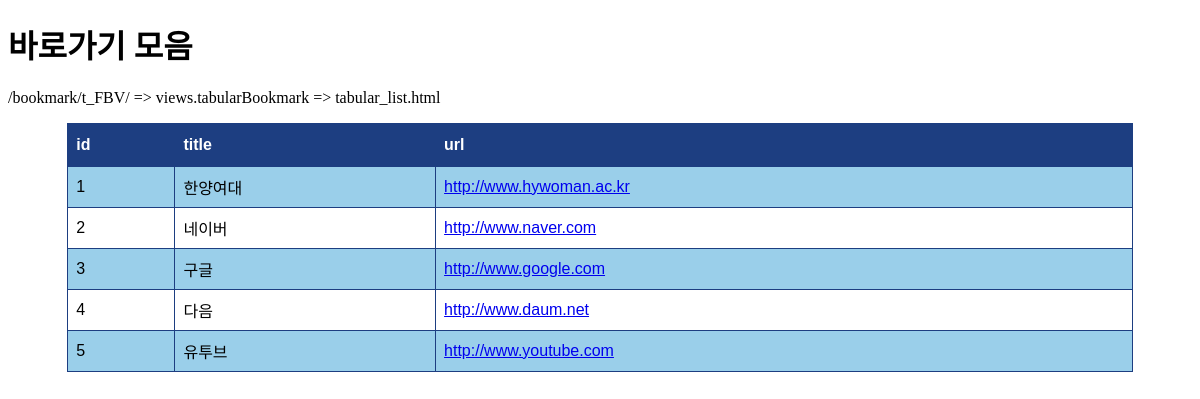
Page /bookmark/t_FBV/ on the committed database.
### bookmark/models.py (models this page shows, shortened)
class Bookmark(models.Model):
    title = models.CharField(max_length=100, blank=True, null=True)
    url = models.URLField('url', unique=True)

### bookmark/views.py (the view)
def tabularBookmark(request):
    bookmarks = Bookmark.objects.all().order_by('id')
    return render(request, 'bookmark/tabular_list.html', {'bookmarks': bookmarks})

### bookmark/templates/bookmark/tabular_list.html (shortened to what this page needs)
<!DOCTYPE html>
<html lang="ko">
<head>
</head>
<body>
    <div id="content">
        <h1>바로가기 모음</h1>
        <p>{{ request.path }} => views.tabularBookmark => tabular_list.html</p>
        <table id="tb1">
            <tr>
                <th>id</th>
                <th>title</th>
                <th>url</th>
            </tr>
            {% for bookmark in bookmarks %}
                <tr>
                    <td>{{ bookmark.id }}</td>
                    <td>{{ bookmark.title }}</td>
                    <td>
                        <a href="{% url 'detail' bookmark.id %}">{{ bookmark.url }}</a>
                    </td>
                </tr>
            {% endfor %}
        </table>
    </div>
</body>
</html>

### bookmark/templates/bookmark/tabular_list.html (style rules this page uses)
#tb1 { font-family: "Trebuchet MS", Arial, Helvetica, sans-serif; border-collapse: collapse; width: 90%; margin: auto; }
#tb1 td, #tb1 th { border: 1px solid #1d3e81; padding: 8px; }
#tb1 tr:nth-child(even) { background-color: #9acfea; }
#tb1 th { padding-top: 12px; padding-bottom: 12px; text-align: left; background-color: #1d3e81; color: white; }

### rows in the picture
Bookmark: id "1", title "한양여대", url "http://www.hywoman.ac.kr"
Bookmark: id "2", title "네이버", url "http://www.naver.com"
Bookmark: id "3", title "구글", url "http://www.google.com"
Bookmark: id "4", title "다음", url "http://www.daum.net"
Bookmark: id "5", title "유투브", url "http://www.youtube.com"

### other values in the picture
{{ request.path }} "/bookmark/t_FBV/"
